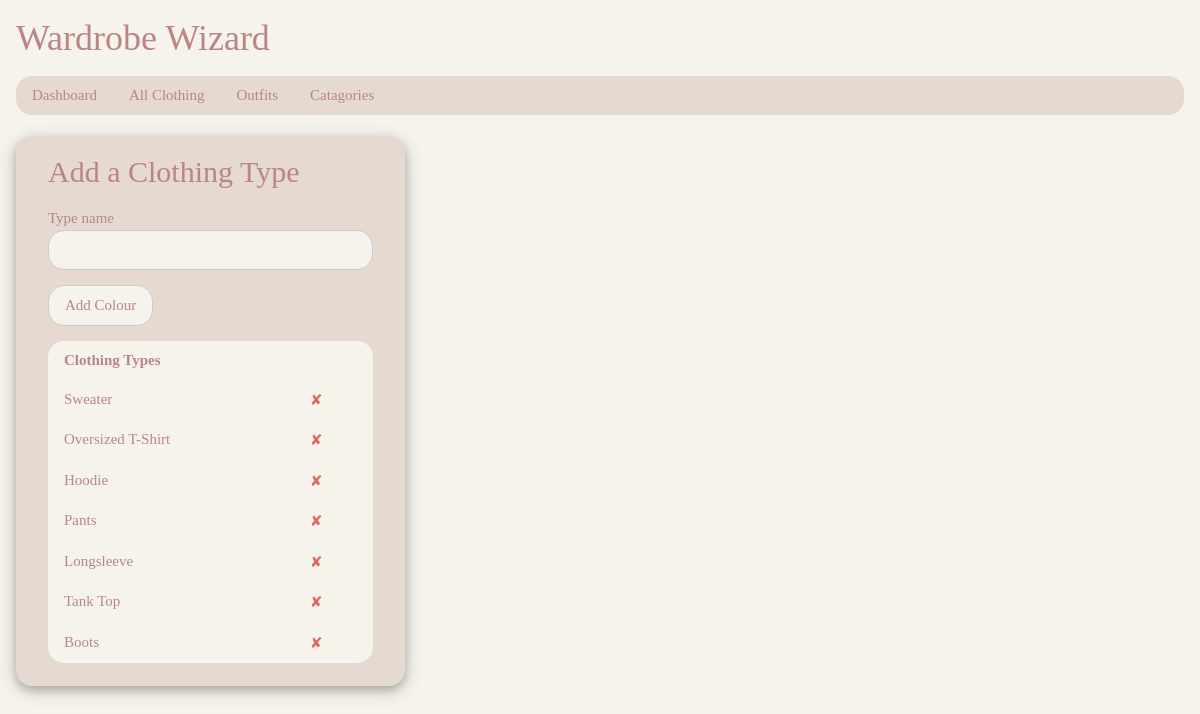
The app's page /types (signed in), older data.
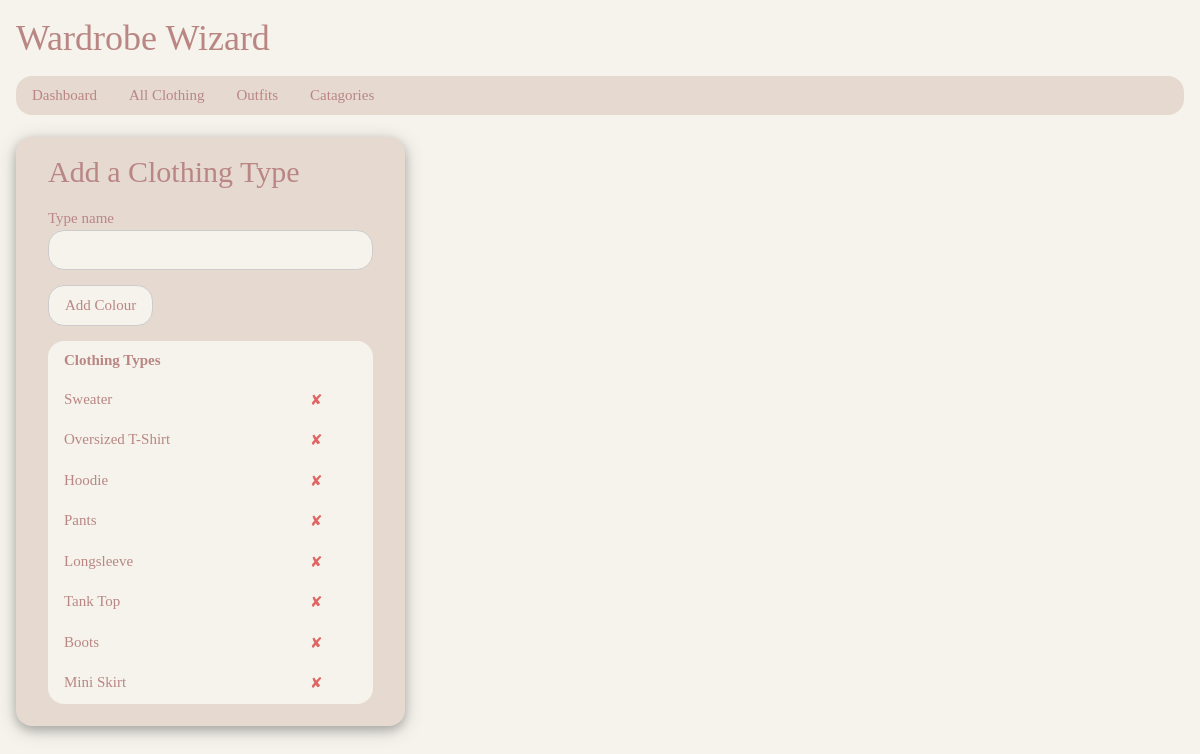
The same page, newer data.
### tables this page shows
CREATE TABLE type (type_id INTEGER PRIMARY KEY, type_name TEXT, user_id INTEGER REFERENCES user (user_id));

### app.py (the view, shortened to what this page needs)
@app.route('/types', methods=['GET', 'POST'])
def add_type():
    if 'user_id' in session:
        user_id = session['user_id']
        return viewtypes(user_id)
    else:
        return redirect(url_for('login'))

### app.py (called while the page is built)
@app.route('/types/<int:user_id>')
def viewtypes(user_id):
    if 'user_id' in session:
        user_id = session['user_id']
        db = sqlite3.connect(DB)
        cursor = db.cursor()
        cursor.execute("SELECT * FROM type WHERE user_id =?",(user_id,))
        types_results = cursor.fetchall()
        db.close()
        return render_template("types.html", user_id=user_id, types_results=types_results)
    else:
        return redirect(url_for('login'))

### templates/types.html
{% extends "base.html" %}
{% block body %}
<br>
<div class="w3-col s4">
    <div class="w3-container colour5 w3-round-xlarge w3-card-4">
      <form class="w3-container" action="{{ url_for('add_type') }}" method="POST">
        <h2>Add a Clothing Type</h2>
        <label> Type name</label>
        <input name="type_name" type="text" maxlength="25" placeholder=" " class="w3-input w3-border" required>
        <p><input button type="submit" value="Add Colour" class="w3-ckp-button w3-round-xlarge colour4 w3-border"></p>
      </form>
      <div class="w3-container">
        <table class="w3-ckp-table colour4">
          <tr>
            <th>Clothing Types</th>
            <th></th>
          </tr>
          {% for item in types_results %}
          <tr>
            <td>{{ item[1] }}</td>
            <td>
              <form method="POST" action="{{ url_for('delete_type', ID=item[0]) }}">
                <input type="submit" title="Delete" class="input delete-button" value="&#10008;" onclick="return confirm('Are you sure you want to delete this Clothing Type?')">
              </form>
            </td>
          </tr>
          {% endfor %}
        </table>
        <br>
      </div>
    </div>
  </div>
  {% endblock %}

Row changes from the older to the newer data that the page shows:
added type: type_name "Mini Skirt"
